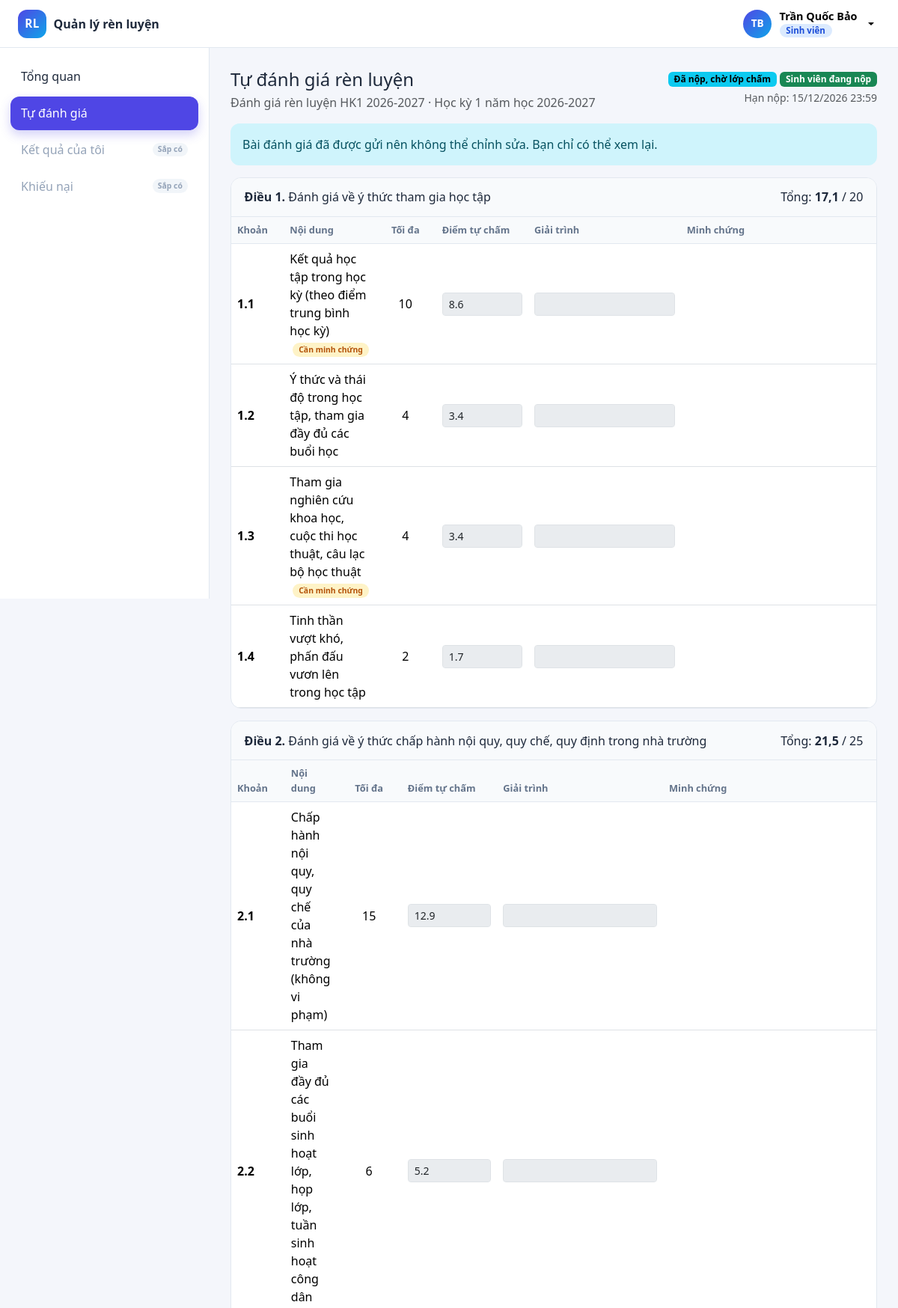
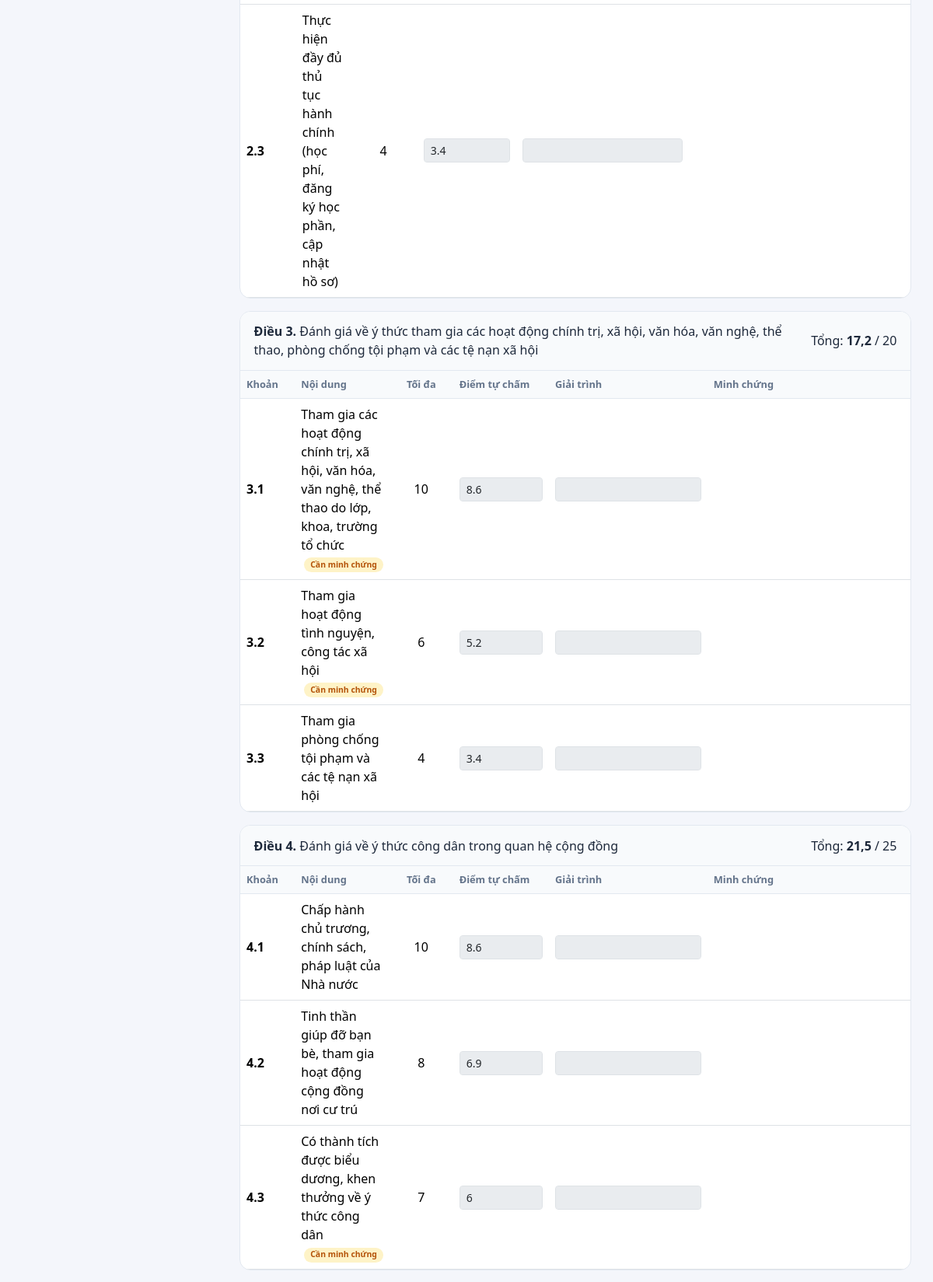
/assessment/form/2 (signed in, upper part), run on the app's committed database (2 pictures, top to bottom).
### tables this page shows
CREATE TABLE evaluation_periods (
    id             INT UNSIGNED NOT NULL AUTO_INCREMENT,
    name           VARCHAR(150) NOT NULL,
    semester_id    INT UNSIGNED NOT NULL,
    framework_id   INT UNSIGNED NOT NULL COMMENT 'Khung điểm áp dụng cho đợt này',
    start_at       DATETIME     NOT NULL COMMENT 'Mốc 1: bắt đầu đợt',
    student_end_at DATETIME     NOT NULL COMMENT 'Mốc 2: hạn sinh viên nộp',
    class_end_at   DATETIME     NOT NULL COMMENT 'Mốc 3: hạn lớp chấm',
    advisor_end_at DATETIME     NOT NULL COMMENT 'Mốc 4: hạn GVCN duyệt',
    status         ENUM('open','locked') NOT NULL DEFAULT 'open',
    locked_at      DATETIME     NULL,
    note           VARCHAR(500) NULL,
    created_by     INT UNSIGNED NULL,
    created_at     TIMESTAMP    NOT NULL DEFAULT CURRENT_TIMESTAMP,
    updated_at     TIMESTAMP    NOT NULL DEFAULT CURRENT_TIMESTAMP ON UPDATE CURRENT_TIMESTAMP,
    PRIMARY KEY (id),
    KEY idx_periods_semester (semester_id),
    KEY idx_periods_framework (framework_id),
    KEY idx_periods_status_end (status, advisor_end_at),
    CONSTRAINT fk_periods_semester FOREIGN KEY (semester_id) REFERENCES semesters (id)
        ON UPDATE CASCADE ON DELETE RESTRICT,
    CONSTRAINT fk_periods_framework FOREIGN KEY (framework_id) REFERENCES criteria_frameworks (id)
        ON UPDATE CASCADE ON DELETE RESTRICT,
    CONSTRAINT fk_periods_creator FOREIGN KEY (created_by) REFERENCES users (id)
        ON UPDATE CASCADE ON DELETE SET NULL
);

CREATE TABLE semesters (
    id            INT UNSIGNED     NOT NULL AUTO_INCREMENT,
    academic_year VARCHAR(9)       NOT NULL COMMENT 'Năm học, ví dụ 2026-2027',
    term          TINYINT UNSIGNED NOT NULL COMMENT 'Học kỳ: 1, 2, 3 (hè)',
    name          VARCHAR(100)     NOT NULL COMMENT 'Ví dụ: Học kỳ 1 năm học 2026-2027',
    start_date    DATE             NOT NULL,
    end_date      DATE             NOT NULL,
    is_current    TINYINT(1)       NOT NULL DEFAULT 0 COMMENT '1 = học kỳ hiện hành',
    created_at    TIMESTAMP        NOT NULL DEFAULT CURRENT_TIMESTAMP,
    PRIMARY KEY (id),
    UNIQUE KEY uq_semesters_year_term (academic_year, term)
);

CREATE TABLE criteria_categories (
    id           INT UNSIGNED  NOT NULL AUTO_INCREMENT,
    framework_id INT UNSIGNED  NOT NULL,
    code         VARCHAR(10)   NOT NULL COMMENT 'Số điều: 1, 2, 3...',
    title        VARCHAR(255)  NOT NULL,
    description  VARCHAR(500)  NULL,
    max_score    DECIMAL(5,2)  NOT NULL COMMENT 'Điểm tối đa của cả điều',
    sort_order   INT           NOT NULL DEFAULT 0,
    created_at   TIMESTAMP     NOT NULL DEFAULT CURRENT_TIMESTAMP,
    updated_at   TIMESTAMP     NOT NULL DEFAULT CURRENT_TIMESTAMP ON UPDATE CURRENT_TIMESTAMP,
    PRIMARY KEY (id),
    UNIQUE KEY uq_categories_code (framework_id, code),
    KEY idx_categories_sort (framework_id, sort_order),
    CONSTRAINT fk_categories_framework FOREIGN KEY (framework_id) REFERENCES criteria_frameworks (id)
        ON UPDATE CASCADE ON DELETE CASCADE
);

CREATE TABLE criteria_items (
    id               INT UNSIGNED  NOT NULL AUTO_INCREMENT,
    category_id      INT UNSIGNED  NOT NULL,
    code             VARCHAR(15)   NOT NULL COMMENT 'Số khoản: 1.1, 1.2...',
    content          VARCHAR(500)  NOT NULL COMMENT 'Nội dung tiêu chí',
    max_score        DECIMAL(5,2)  NOT NULL,
    min_score        DECIMAL(5,2)  NOT NULL DEFAULT 0 COMMENT 'Âm nếu là mục trừ điểm (vi phạm)',
    require_evidence TINYINT(1)    NOT NULL DEFAULT 0 COMMENT '1 = bắt buộc đính kèm minh chứng',
    sort_order       INT           NOT NULL DEFAULT 0,
    created_at       TIMESTAMP     NOT NULL DEFAULT CURRENT_TIMESTAMP,
    updated_at       TIMESTAMP     NOT NULL DEFAULT CURRENT_TIMESTAMP ON UPDATE CURRENT_TIMESTAMP,
    PRIMARY KEY (id),
    UNIQUE KEY uq_items_code (category_id, code),
    KEY idx_items_sort (category_id, sort_order),
    CONSTRAINT fk_items_category FOREIGN KEY (category_id) REFERENCES criteria_categories (id)
        ON UPDATE CASCADE ON DELETE CASCADE
);

CREATE TABLE evaluation_scores (
    id            INT UNSIGNED NOT NULL AUTO_INCREMENT,
    evaluation_id INT UNSIGNED NOT NULL,
    item_id       INT UNSIGNED NOT NULL,
    self_score    DECIMAL(5,2) NULL COMMENT 'SV tự chấm',
    class_score   DECIMAL(5,2) NULL COMMENT 'Lớp chấm',
    advisor_score DECIMAL(5,2) NULL COMMENT 'GVCN duyệt',
    final_score   DECIMAL(5,2) NULL COMMENT 'Điểm cuối cùng',
    self_note     VARCHAR(500) NULL COMMENT 'SV giải trình',
    class_note    VARCHAR(500) NULL,
    advisor_note  VARCHAR(500) NULL,
    created_at    TIMESTAMP    NOT NULL DEFAULT CURRENT_TIMESTAMP,
    updated_at    TIMESTAMP    NOT NULL DEFAULT CURRENT_TIMESTAMP ON UPDATE CURRENT_TIMESTAMP,
    PRIMARY KEY (id),
    UNIQUE KEY uq_scores_eval_item (evaluation_id, item_id),
    KEY idx_scores_item (item_id),
    CONSTRAINT fk_scores_evaluation FOREIGN KEY (evaluation_id) REFERENCES evaluations (id)
        ON UPDATE CASCADE ON DELETE CASCADE,
    CONSTRAINT fk_scores_item FOREIGN KEY (item_id) REFERENCES criteria_items (id)
        ON UPDATE CASCADE ON DELETE RESTRICT
);

### helpers/view.php (called while the page is built, shortened)
<?php
function e($value)
{
    return htmlspecialchars((string) $value, ENT_QUOTES | ENT_SUBSTITUTE, 'UTF-8');
}
function base_path()
{
    $dir = rtrim(str_replace('\\', '/', dirname($_SERVER['SCRIPT_NAME'] ?? '')), '/');
    return $dir;
}
function url($path = '')
{
    return base_path() . '/' . ltrim($path, '/');
}
function render_view($__file, $__data = [], $bare = false)
{
    extract($__data, EXTR_SKIP);
    require BASE_PATH . '/views/layouts/header.php';
    require BASE_PATH . '/views/' . $__file . '.php';
    require BASE_PATH . '/views/layouts/footer.php';
}

### core/Controller.php (called while the page is built, shortened)
<?php
class Controller
{
    protected function render($file, $data = [], $bare = false)
    {
        render_view($file, $data, $bare);
    }
    protected function requireLogin()
    {
        return Auth::user();
    }
    protected function requireRole($roles)
    {
        $user = $this->requireLogin();
        return $user;
    }
}

### controllers/AssessmentController.php (called while the page is built, shortened)
<?php
class AssessmentController extends Controller
{
    public function form(int $periodId)
    {
        $user = $this->requireRole([ROLE_STUDENT, ROLE_MONITOR]);
        $student = $this->studentOf($user);
        $period = Period::find($periodId);
        $eval = Assessment::findByPeriodStudent($periodId, $student['id']);
        $this->render('student/assessment', [
            'pageTitle' => 'Tự đánh giá',
            'period'    => $period,
            'phase'     => Period::phase($period),
            'eval'      => $eval,
            'canEdit'   => Assessment::canEdit($eval, $period),
            'tree'      => Criteria::tree($period['framework_id']),
            'scores'    => Assessment::scores($eval['id']),
            'evidences' => Assessment::evidencesByItem($eval['id']),
            'old'       => $this->pullOld(),
            'scripts'   => ['js/assessment.js'],
        ]);
    }
    private function studentOf($user)
    {
        $student = Student::findByUserId($user['id']);
        return $student;
    }
    private function pullOld()
    {
        $old = $_SESSION['old_assessment'] ?? [];
        return $old;
    }
}

### core/Router.php (called while the page is built, shortened)
<?php
class Router
{
    public static function path()
    {
        return trim($_GET['url'] ?? '', '/');
    }
    public static function dispatch()
    {
        $path = self::path();
        $parts = explode('/', $path);
        $method = lcfirst(self::studly($parts[1] ?? 'index'));
        $args   = array_slice($parts, 2);
        foreach ($args as $i => $a) {
            if (ctype_digit($a)) {
                $args[$i] = (int) $a;
            }
        }
        $controller = new $class();
        $controller->$method(...$args);
    }
    private static function studly($s)
    {
        return str_replace(' ', '', ucwords(str_replace('-', ' ', $s)));
    }
}

### public/index.php (called while the page is built)
<?php
require __DIR__ . '/../core/bootstrap.php';
Router::dispatch();

### core/Database.php (called while the page is built)
<?php
class Database
{
    private static $pdo = null;
    public static function pdo()
    {
        if (self::$pdo === null) {
            $c = require BASE_PATH . '/config/database.php';
            $dsn = "mysql:host={$c['host']};port={$c['port']};dbname={$c['name']};charset=utf8mb4";
            self::$pdo = new PDO($dsn, $c['user'], $c['pass'], [
                PDO::ATTR_ERRMODE            => PDO::ERRMODE_EXCEPTION,
                PDO::ATTR_DEFAULT_FETCH_MODE => PDO::FETCH_ASSOC,
                PDO::ATTR_EMULATE_PREPARES   => false,
            ]);
        }
        return self::$pdo;
    }
}

### core/Model.php (called while the page is built, shortened)
<?php
class Model
{
    protected static function all($sql, $params = [])
    {
        $st = Database::pdo()->prepare($sql);
        $st->execute($params);
        return $st->fetchAll();
    }
    protected static function one($sql, $params = [])
    {
        $st = Database::pdo()->prepare($sql);
        $st->execute($params);
        $row = $st->fetch();
        return $row ?: null;
    }
}

### models/Period.php (called while the page is built, shortened)
<?php
class Period extends Model
{
    public static function find($id)
    {
        return self::one(self::SELECT . ' WHERE p.id = ?', [$id]);
    }
}

### models/Assessment.php (called while the page is built, shortened)
<?php
class Assessment extends Model
{
    public static function findByPeriodStudent($periodId, $studentId)
    {
        return self::one('SELECT * FROM evaluations WHERE period_id = ? AND student_id = ?', [$periodId, $studentId]);
    }
    public static function scores($evaluationId)
    {
        $map = [];
        foreach (self::all('SELECT * FROM evaluation_scores WHERE evaluation_id = ?', [$evaluationId]) as $row) {
            $map[$row['item_id']] = $row;
        }
        return $map;
    }
}

### core/bootstrap.php (called while the page is built, shortened)
<?php
require BASE_PATH . '/helpers/view.php';
require BASE_PATH . '/helpers/format.php';
spl_autoload_register(function ($class) {
    foreach (['core', 'controllers', 'models'] as $dir) {
        $file = BASE_PATH . "/$dir/$class.php";
        if (is_file($file)) {
            return;
        }
    }
});

### core/Auth.php (called while the page is built, shortened)
<?php
class Auth
{
    public static function check()
    {
        return isset($_SESSION['user']);
    }
    public static function user()
    {
        return $_SESSION['user'] ?? null;
    }
}

### config/database.php (called while the page is built)
<?php
return [
    'host' => '127.0.0.1',
    'port' => 3333,
    'name' => 'ql_ren_luyen',
    'user' => 'root',
    'pass' => '',
];

### models/Student.php (called while the page is built)
<?php
class Student extends Model
{
    public static function findByUserId($userId)
    {
        return self::one(
            'SELECT s.*, c.code AS class_code, c.cohort, f.name AS faculty_name
               FROM students s
               JOIN classes c   ON c.id = s.class_id
               JOIN faculties f ON f.id = c.faculty_id
              WHERE s.user_id = ?',
            [$userId]
        );
    }
}

### models/Criteria.php (called while the page is built, shortened)
<?php
class Criteria extends Model
{
    public static function tree($frameworkId)
    {
        $cats = self::all('SELECT * FROM criteria_categories WHERE framework_id = ? ORDER BY sort_order, id', [$frameworkId]);
        $items = self::all(
            'SELECT i.* FROM criteria_items i JOIN criteria_categories c ON c.id = i.category_id
              WHERE c.framework_id = ? ORDER BY i.sort_order, i.id',
            [$frameworkId]
        );
        foreach ($cats as $k => $cat) {
            $cats[$k]['items'] = [];
            foreach ($items as $it) {
                if ($it['category_id'] == $cat['id']) {
                    $cats[$k]['items'][] = $it;
                }
            }
        }
        return $cats;
    }
}

### views/student/assessment.php (the view, shortened to what this page needs)
<?php
$oldScores = $old['scores'] ?? [];
$oldNotes = $old['notes'] ?? [];
?>
<div class="d-flex justify-content-between align-items-start mb-3">
    <div>
        <h1 class="h4 mb-1">Tự đánh giá rèn luyện</h1>
        <div class="text-muted"><?= e($period['name']) ?> · <?= e($period['semester_name']) ?></div>
    </div>
    <div class="text-end">
        <?= eval_badge($eval['status']) ?> <?= phase_badge($phase) ?>
        <div class="small text-muted mt-1">
            Hạn nộp: <?= e(fmt_datetime($period['student_end_at'])) ?>
        </div>
    </div>
</div>
<?php if (!$canEdit): ?>
    <div class="alert alert-info">
        <?php if ($period['status'] === PERIOD_LOCKED): ?>Đợt đánh giá đã bị khóa.
        <?php elseif ($eval['status'] === EVAL_DRAFT): ?>Đã quá hạn nộp bài của đợt này.
        <?php else: ?>Bài đánh giá đã được gửi nên không thể chỉnh sửa. Bạn chỉ có thể xem lại.<?php endif; ?>
    </div>
<?php endif; ?>
<form id="assessmentForm" method="post" action="<?= e(url('assessment/save/' . $period['id'])) ?>" enctype="multipart/form-data">
    <?php foreach ($tree as $cat): ?>
        <div class="card-block score-category" data-max="<?= e($cat['max_score']) ?>">
            <div class="card-block-head">
                <div><strong>Điều <?= e($cat['code']) ?>.</strong> <?= e($cat['title']) ?></div>
                <div class="text-nowrap">Tổng: <strong class="cat-sum">0</strong> / <?= e(fmt_score($cat['max_score'])) ?></div>
            </div>
            <table class="table align-middle mb-0 score-table">
                <thead>
                <tr><th style="width:4.5rem">Khoản</th><th>Nội dung</th><th class="text-center" style="width:5.5rem">Tối đa</th>
                    <th style="width:8rem">Điểm tự chấm</th><th style="width:14rem">Giải trình</th><th style="width:18rem">Minh chứng</th></tr>
                </thead>
                <tbody>
                <?php foreach ($cat['items'] as $it): ?>
                    <?php
                    $id = (int) $it['id'];
                    $val = isset($oldScores[$id]) && is_string($oldScores[$id]) ? $oldScores[$id] : score_input($scores[$id]['self_score'] ?? null);
                    $note = isset($oldNotes[$id]) && is_string($oldNotes[$id]) ? $oldNotes[$id] : (string) ($scores[$id]['self_note'] ?? '');
                    ?>
                    <tr>
                        <td class="fw-semibold"><?= e($it['code']) ?></td>
                        <td><?= e($it['content']) ?>
                            <?php if ($it['require_evidence']): ?><span class="soon-badge">Cần minh chứng</span><?php endif; ?></td>
                        <td class="text-center">
                            <?= e(fmt_score($it['max_score'])) ?>
                        </td>
                        <td>
                            <input type="number" step="0.1" min="<?= e($it['min_score']) ?>" max="<?= e($it['max_score']) ?>"
                                   class="form-control form-control-sm score-input" name="scores[<?= $id ?>]"
                                   value="<?= e($val) ?>" <?= $canEdit ? '' : 'disabled' ?> aria-label="Điểm khoản <?= e($it['code']) ?>">
                        </td>
                        <td>
                            <input type="text" maxlength="500" class="form-control form-control-sm" name="notes[<?= $id ?>]"
                                   value="<?= e($note) ?>" <?= $canEdit ? '' : 'disabled' ?> aria-label="Giải trình khoản <?= e($it['code']) ?>">
                        </td>
                        <td>
                        </td>
                    </tr>
                <?php endforeach; ?>
                </tbody>
            </table>
        </div>
    <?php endforeach; ?>
</form>

### data on the page
evaluation_periods: name "Đánh giá rèn luyện HK1 2026-2027", semester.name "Học kỳ 1 năm học 2026-2027", student_end_at "15/12/2026 23:59"
criteria_categories: code "1", title "Đánh giá về ý thức tham gia học tập", max_score "20"
criteria_items: code "1.1", content "Kết quả học tập trong học kỳ (theo điểm trung bình học kỳ)", require_evidence "Cần minh chứng", max_score "10", id.self_score "8.6"
criteria_items: code "1.2", content "Ý thức và thái độ trong học tập, tham gia đầy đủ các buổi học", max_score "4", id.self_score "3.4"
criteria_items: code "1.3", content "Tham gia nghiên cứu khoa học, cuộc thi học thuật, câu lạc bộ học thuật", require_evidence "Cần minh chứng", max_score "4", id.self_score "3.4"
criteria_items: code "1.4", content "Tinh thần vượt khó, phấn đấu vươn lên trong học tập", max_score "2", id.self_score "1.7"
criteria_categories: code "2", title "Đánh giá về ý thức chấp hành nội quy, quy chế, quy định trong nhà trường", max_score "25"
criteria_items: code "2.1", content "Chấp hành nội quy, quy chế của nhà trường (không vi phạm)", max_score "15", id.self_score "12.9"
criteria_items: code "2.2", content "Tham gia đầy đủ các buổi sinh hoạt lớp, họp lớp, tuần sinh hoạt công dân", max_score "6", id.self_score "5.2"
criteria_items: code "2.3", content "Thực hiện đầy đủ thủ tục hành chính (học phí, đăng ký học phần, cập nhật hồ sơ)", max_score "4", id.self_score "3.4"
criteria_categories: code "3", title "Đánh giá về ý thức tham gia các hoạt động chính trị, xã hội, văn hóa, văn nghệ, thể thao, phòng chống tội phạm và các tệ nạn xã hội", max_score "20"
criteria_items: code "3.1", content "Tham gia các hoạt động chính trị, xã hội, văn hóa, văn nghệ, thể thao do lớp, khoa, trường tổ chức", require_evidence "Cần minh chứng", max_score "10", id.self_score "8.6"
criteria_items: code "3.2", content "Tham gia hoạt động tình nguyện, công tác xã hội", require_evidence "Cần minh chứng", max_score "6", id.self_score "5.2"
criteria_items: code "3.3", content "Tham gia phòng chống tội phạm và các tệ nạn xã hội", max_score "4", id.self_score "3.4"
criteria_categories: code "4", title "Đánh giá về ý thức công dân trong quan hệ cộng đồng", max_score "25"
criteria_items: code "4.1", content "Chấp hành chủ trương, chính sách, pháp luật của Nhà nước", max_score "10", id.self_score "8.6"
criteria_items: code "4.2", content "Tinh thần giúp đỡ bạn bè, tham gia hoạt động cộng đồng nơi cư trú", max_score "8", id.self_score "6.9"
criteria_items: code "4.3", content "Có thành tích được biểu dương, khen thưởng về ý thức công dân", require_evidence "Cần minh chứng", max_score "7", id.self_score "6"

### other printed values
initials($user['full_name']) "TB"
$user['full_name'] "Trần Quốc Bảo"
ROLE_LABELS[$user['role']] "Sinh viên"
$label "Tổng quan"
$label "Tự đánh giá"
$label "Kết quả của tôi"
$label "Khiếu nại"
$text "Đã nộp, chờ lớp chấm Sinh viên đang nộp"
